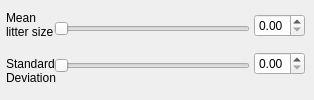
               <widget class="QWidget" name="page_2">
                <widget class="QWidget" name="">
                 <property name="geometry">
                  <rect>
                   <x>6</x>
                   <y>5</y>
                   <width>51</width>
                   <height>86</height>
                  </rect>
                 </property>
                 <layout class="QVBoxLayout" name="verticalLayout">
                  <item>
                   <widget class="QLabel" name="label_40">
                    <property name="text">
                     <string>Mean litter size</string>
                    </property>
                    <property name="wordWrap">
                     <bool>true</bool>
                    </property>
                   </widget>
                  </item>
                  <item>
                   <widget class="QLabel" name="label_41">
                    <property name="text">
                     <string>Standard     Deviation</string>
                    </property>
                    <property name="wordWrap">
                     <bool>true</bool>
                    </property>
                   </widget>
                  </item>
                 </layout>
                </widget>
                <widget class="QWidget" name="">
                 <property name="geometry">
                  <rect>
                   <x>54</x>
                   <y>5</y>
                   <width>196</width>
                   <height>86</height>
                  </rect>
                 </property>
                 <layout class="QVBoxLayout" name="verticalLayout_2">
                  <item>
                   <widget class="QSlider" name="horizontalSlider_28">
                    <property name="orientation">
                     <enum>Qt::Horizontal</enum>
                    </property>
                   </widget>
                  </item>
                  <item>
                   <widget class="QSlider" name="horizontalSlider_29">
                    <property name="orientation">
                     <enum>Qt::Horizontal</enum>
                    </property>
                   </widget>
                  </item>
                 </layout>
                </widget>
                <widget class="QWidget" name="">
                 <property name="geometry">
                  <rect>
                   <x>254</x>
                   <y>5</y>
                   <width>51</width>
                   <height>81</height>
                  </rect>
                 </property>
                 <layout class="QVBoxLayout" name="verticalLayout_3">
                  <item>
                   <widget class="QDoubleSpinBox" name="doubleSpinBox_5"/>
                  </item>
                  <item>
                   <widget class="QDoubleSpinBox" name="doubleSpinBox_6"/>
                  </item>
                 </layout>
                </widget>
               </widget>
